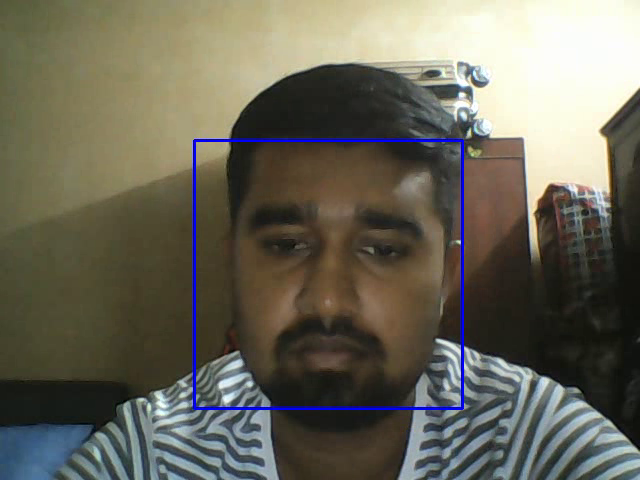
#> input picture frame 3 of Project_1_Updated/test.mp4, 640 x 480 px, given in place of the camera
$ jupyter execute Video.ipynb
#> lines starting #> are read from the running program, lines starting #| are printed output that depends on the picture; after the words box and inside, x2 and y2 are one past the last pixel; in counts of white or black regions, pixels touching at a corner belong together; pictures that were not available may be replaced by others from this repository, and a replacement may not be noted
[cell 1]
import cv2 as cv

# Load the cascade
face_cascade = cv.CascadeClassifier(cv.data.haarcascades + 'haarcascade_frontalface_default.xml')

# To capture video from webcam.
cap = cv.VideoCapture(0)

fourcc = cv.VideoWriter_fourcc(*'XVID')
video_out = cv.VideoWriter('test.mp4', fourcc, 20.0, (640,  480))
while True:

    # Read the frame
    _, img = cap.read()
#> img is the input picture: shape (480, 640, 3); mean B, G, R 88.9, 102.2, 105.1

    # Convert to grayscale
    gray = cv.cvtColor(img, cv.COLOR_BGR2GRAY)
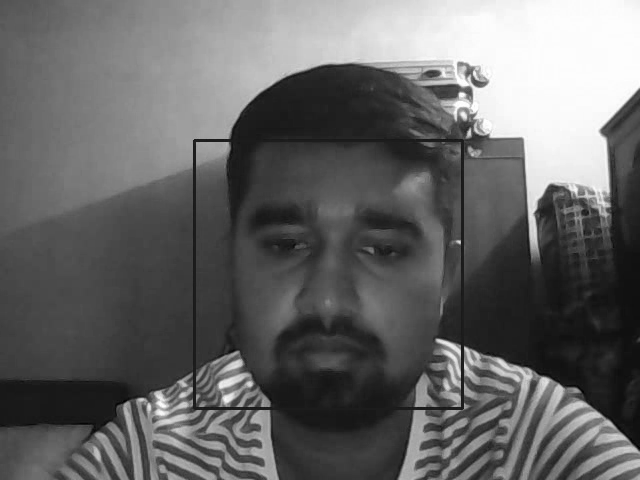
#> gray: shape (480, 640); min 0, max 255, mean 101.5

    # Detect the faces
    faces = face_cascade.detectMultiScale(gray, 1.1, 4)
#> faces = [[196, 139, 270, 270]]

    # Draw the rectangle around each face
    for (x, y, w, h) in faces:
        cv.rectangle(img, (x, y), (x+w, y+h), (255, 0, 0), 2)
#> this loop made 1 pass
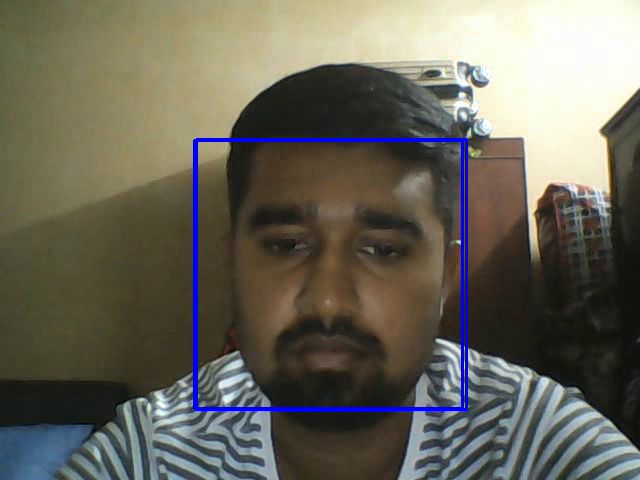
#> img: shape (480, 640, 3); 1.05% of pixels changed, all inside (x1, y1, x2, y2) = (195, 138, 468, 411)

    video_out.write(img)
    # Display
    cv.imshow('Video', img)


    # Stop if escape key is pressed
    k = cv.waitKey(1)
#> (key q is pressed here)
    # check if key is q then exit
    if k == ord("q"):
        break

# Release the VideoCapture object
cap.release()
video_out.release()
cv.destroyAllWindows()

[cell 2]
import cv2 as cv
import numpy as np

np.random.seed(3)
# Load the cascade
face_cascade = cv.CascadeClassifier(cv.data.haarcascades + 'haarcascade_frontalface_default.xml')

# To capture video from existing video.
cap = cv.VideoCapture('data/video.mov')

while True:
    # Read the frame
    _, img = cap.read()

    # Convert to grayscale
    gray = cv.cvtColor(img, cv.COLOR_BGR2GRAY)

    # Detect the faces
    faces = face_cascade.detectMultiScale(gray, 2,1 )
#> faces = [[409, 427, 48, 48], [235, 183, 96, 96]]

    # Draw the rectangle around each face
    for (x, y, w, h) in faces:
        cv.rectangle(img, (x, y), (x+w, y+h), (255, 0, 0), 2)
#> this loop made 2 passes
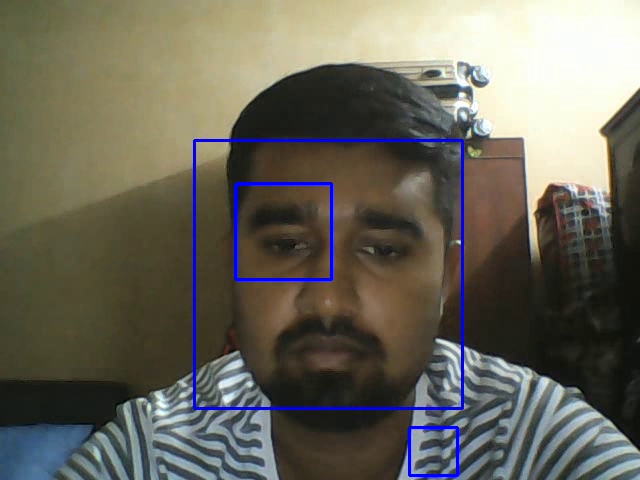
#> img: shape (480, 640, 3); 0.56% of pixels changed, all inside (x1, y1, x2, y2) = (234, 182, 459, 477)

    # Display
    cv.imshow('Video', img)


    k = cv.waitKey(30)
#> (key q is pressed here)
    # check if key is q then exit
    if k == ord("q"):
        break

# Release the VideoCapture object
cap.release()
cv.destroyAllWindows()

$ run again, starting later in the video
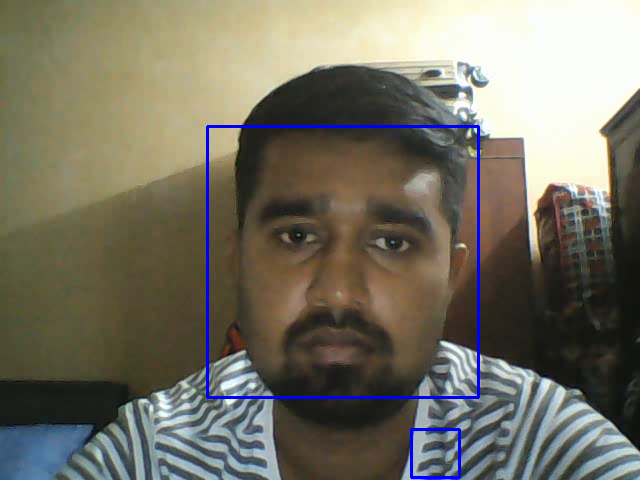
#> input picture frame 13 of Project_1_Updated/test.mp4, 640 x 480 px, given in place of the camera
#> img is the input picture: shape (480, 640, 3); mean B, G, R 100, 113.4, 116.9
#> `faces = face_cascade.detectMultiScale(gray, 1.1, 4)`: faces = [[411, 429, 49, 49], [174, 352, 119, 119], [205, 125, 273, 273]]
#> the loop `for (x, y, w, h) in faces:` made 3 passes
#> after the loop `for (x, y, w, h) in faces:`:
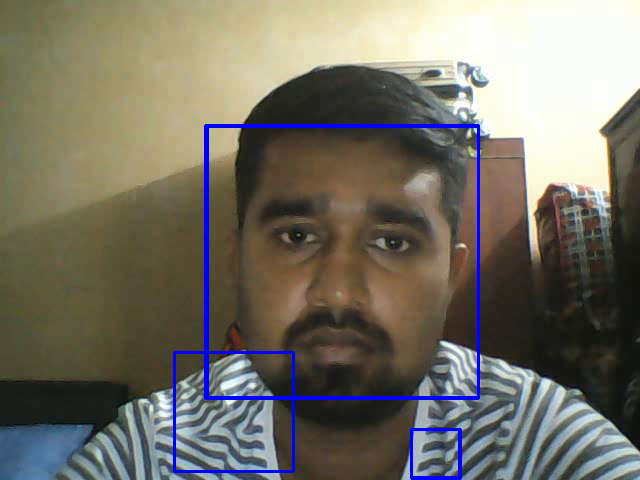
#> img: shape (480, 640, 3); 1.7% of pixels changed, all inside (x1, y1, x2, y2) = (173, 124, 480, 480)
#> `faces = face_cascade.detectMultiScale(gray, 2,1 )`: faces = [[594, 243, 24, 24], [409, 430, 48, 48], [186, 366, 96, 96]]
#> the loop `for (x, y, w, h) in faces:` made 3 passes
#> after the loop `for (x, y, w, h) in faces:`:
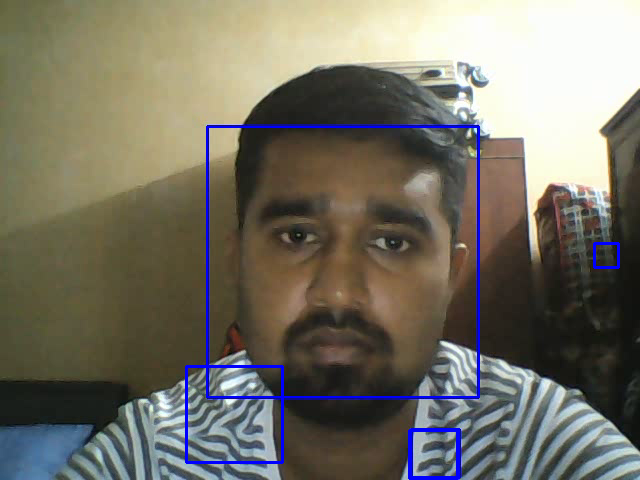
#> img: shape (480, 640, 3); 0.65% of pixels changed, all inside (x1, y1, x2, y2) = (185, 242, 620, 480)

$ run again, starting later in the video
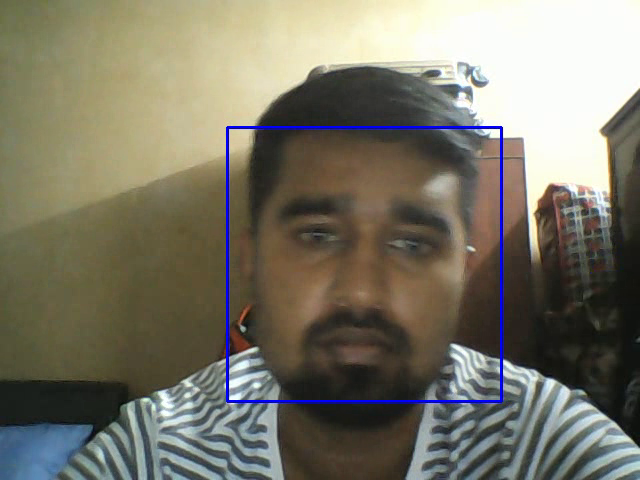
#> input picture frame 24 of Project_1_Updated/test.mp4, 640 x 480 px, given in place of the camera
#> img is the input picture: shape (480, 640, 3); mean B, G, R 103.5, 118, 121.4
#> `faces = face_cascade.detectMultiScale(gray, 1.1, 4)`: faces = [[228, 129, 269, 269]]
#> the loop `for (x, y, w, h) in faces:` made 1 pass
#> after the loop `for (x, y, w, h) in faces:`:
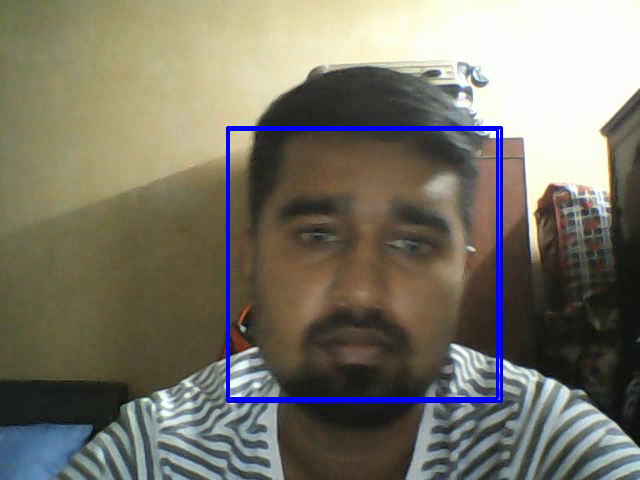
#> img: shape (480, 640, 3); 1.05% of pixels changed, all inside (x1, y1, x2, y2) = (227, 128, 499, 400)
#> `faces = face_cascade.detectMultiScale(gray, 2,1 )`: faces = [[238, 412, 48, 48], [417, 428, 48, 48]]
#> the loop `for (x, y, w, h) in faces:` made 2 passes
#> after the loop `for (x, y, w, h) in faces:`:
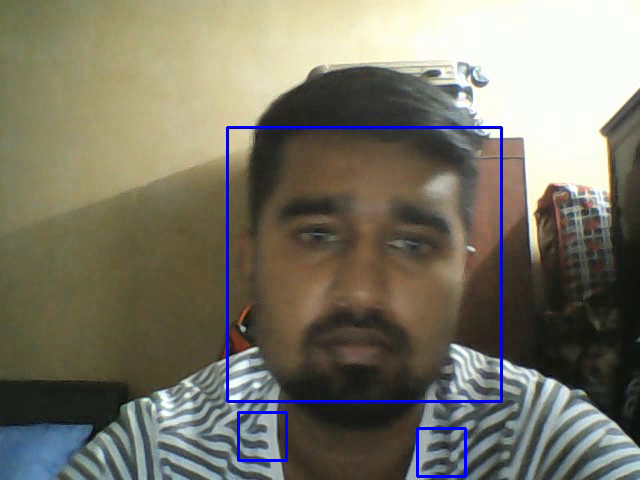
#> img: shape (480, 640, 3); 0.37% of pixels changed, all inside (x1, y1, x2, y2) = (237, 411, 467, 478)
